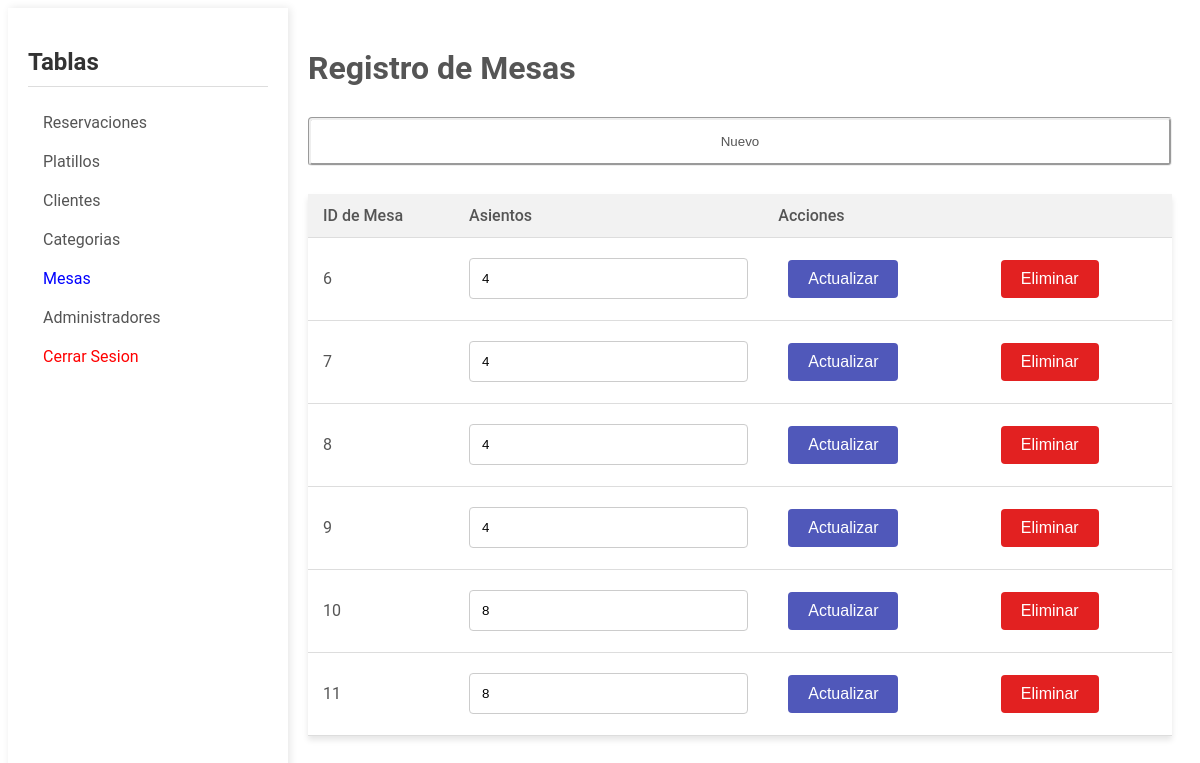
Page /admMesa.php (signed in) on the committed database.
### tables this page shows
CREATE TABLE `mesa` (
  `idMesa` int(11) NOT NULL,
  `asientos` int(11) DEFAULT NULL
);

### dao/Database.php (called while the page is built, shortened)
<?php
class Database
{
    private static $instance = null;
    private function __construct()
    {
        $dsn = 'mysql:host=localhost;dbname=higal';
        $username = 'root';
        $password = '';
        $options = [
            PDO::ATTR_PERSISTENT => true,
            PDO::ATTR_ERRMODE => PDO::ERRMODE_EXCEPTION
        ];
        try {
            $this->pdo = new PDO($dsn, $username, $password, $options);
        } catch (PDOException $e) {
            echo 'Connection failed: ' . $e->getMessage();
        }
    }
    public static function getInstance()
    {
        if (self::$instance === null) {
            self::$instance = new Database();
        }
        return self::$instance->pdo;
    }
}

### dao/mesaDAO.php (called while the page is built, shortened)
<?php
require_once 'Database.php';
class MesaDAO
{
    private $pdo;
    public function __construct()
    {
        $this->pdo = Database::getInstance();
    }
    public function obtenerMesas()
    {
        try {
            $sql = "SELECT * FROM mesa";
            $stmt = $this->pdo->prepare($sql);
            $stmt->execute();
            $datos = $stmt->fetchAll(PDO::FETCH_ASSOC);
            return $datos;
        } catch (PDOException $e) {
            echo "Error: " . $e->getMessage();
            return false;
        }
    }
}

### admMesa.php (the view, shortened to what this page needs)
<?php
include 'dao/mesaDAO.php';
?>
<!DOCTYPE html>
<html lang="es">
<head>
    <link rel="stylesheet" href="assets/css/adminPanel.css">
</head>
<body>
    <div class="container">
        <aside class="sidebar">
            <h2>Tablas</h2>
            <ul>
                <li><a href="admReservacion.php">Reservaciones</a></li>
                <li><a href="admPlatillo.php">Platillos</a></li>
                <li><a href="admCliente.php">Clientes</a></li>
                <li><a href="admCategoria.php">Categorias</a></li>
                <li><a href="admMesa.php" style="color:blue;">Mesas</a></li>
                <li><a href="admAdmin.php">Administradores</a></li>
                <li><a href="controller/sesionKiller.php" style="color:#ff0000;">Cerrar Sesion</a></li>
            </ul>
        </aside>
        <main class="content">
            <h1>Registro de Mesas</h1>
            <button onclick="mostrarFormulario()">Nuevo</button>
            <table>
                <thead>
                    <tr>
                        <th>ID de Mesa</th>
                        <th>Asientos</th>
                        <th>Acciones</th>
                        <th></th>
                    </tr>
                </thead>
                <tbody>
                    <?php
                    $mesaDAO = new MesaDAO;
                    $datos = $mesaDAO->obtenerMesas();
                    if ($datos !== false && count($datos) > 0) {
                        foreach ($datos as $row) {
                            echo "
                        <tr>
                            <form action='controller/mesaLogic.php' method='post'>
                                <td><input type='hidden' name='idMesa' value='" . htmlspecialchars($row["idMesa"]) . "'>
                                    " . htmlspecialchars($row["idMesa"]) . "
                                </td>
                                <td><input type='number' name='asientos' value='" . htmlspecialchars($row["asientos"]) . "'></td>
                                <td>
                                    <input type='hidden' name='action' value='update'>
                                    <input type='submit' style='background-color: #5058ba; margin:10px; color: white; padding: 10px 20px; border: none; border-radius: 4px; cursor: pointer; font-size: 16px;' value='Actualizar'>
                                </td>
                            </form>
                            <td>
                                <form action='controller/mesaLogic.php' method='post'>
                                    <input type='hidden' name='idMesa' value='" . htmlspecialchars($row["idMesa"]) . "'>
                                    <input type='hidden' name='action' value='delete'>
                                    <input type='submit' style='background-color: #e22121; margin:10px; color: white; padding: 10px 20px; border: none; border-radius: 4px; cursor: pointer; font-size: 16px;' value='Eliminar'>
                                </form>
                            </td>
                        </tr>";
                        }
                    } else {
                        echo "<tr><td colspan='5'>No se encontraron mesas registradas.</td></tr>";
                    }
                    ?>
                </tbody>
            </table>
        </main>
    </div>
</body>
</html>

### assets/css/adminPanel.css (style rules this page uses)
body { font-family: 'Roboto', sans-serif; color: #555; }
.container { display: flex; }
.sidebar { width: 240px; height: 100vh; background-color: #ffffff; box-shadow: 2px 0 8px rgba(0,0,0,0.1); overflow-y: auto; padding: 20px; }
.sidebar h2 { font-size: 24px; color: #333; border-bottom: 1px solid #ddd; padding-bottom: 10px; margin-bottom: 10px; }
.sidebar ul { list-style: none; padding: 0px; }
.sidebar ul li a { display: block; padding: 10px 15px; text-decoration: none; color: #555; font-size: 16px; transition: background-color 0.3s; }
.content { flex-grow: 1; padding: 20px; }
table { width: 100%; border-collapse: collapse; background-color: #fff; box-shadow: 0 4px 6px rgba(0, 0, 0, 0.1); margin-top: 20px; }
th, td { text-align: left; align-content: left; padding: 12px 15px; border-bottom: 1px solid #ddd; }
th { background-color: #f2f2f2; font-weight: 500; color: #555; text-align: left; }
button { width: 100%; background-color: #FFFFFF; color: #555; padding: 14px 20px; margin: 8px 0; border: groove; border-radius: 4px; cursor: pointer; }
input[type="text"], input[type="email"], input[type="number"], input[type="datetime-local"], input[type="password"], textarea, select { width: 100%; padding: 12px; margin: 8px 0; display: inline-block; border: 1px solid #ccc; border-radius: 4px; box-sizing: border-box; }

### rows in the picture
mesa: idMesa "6", asientos "4"
mesa: idMesa "7", asientos "4"
mesa: idMesa "8", asientos "4"
mesa: idMesa "9", asientos "4"
mesa: idMesa "10", asientos "8"
mesa: idMesa "11", asientos "8"
